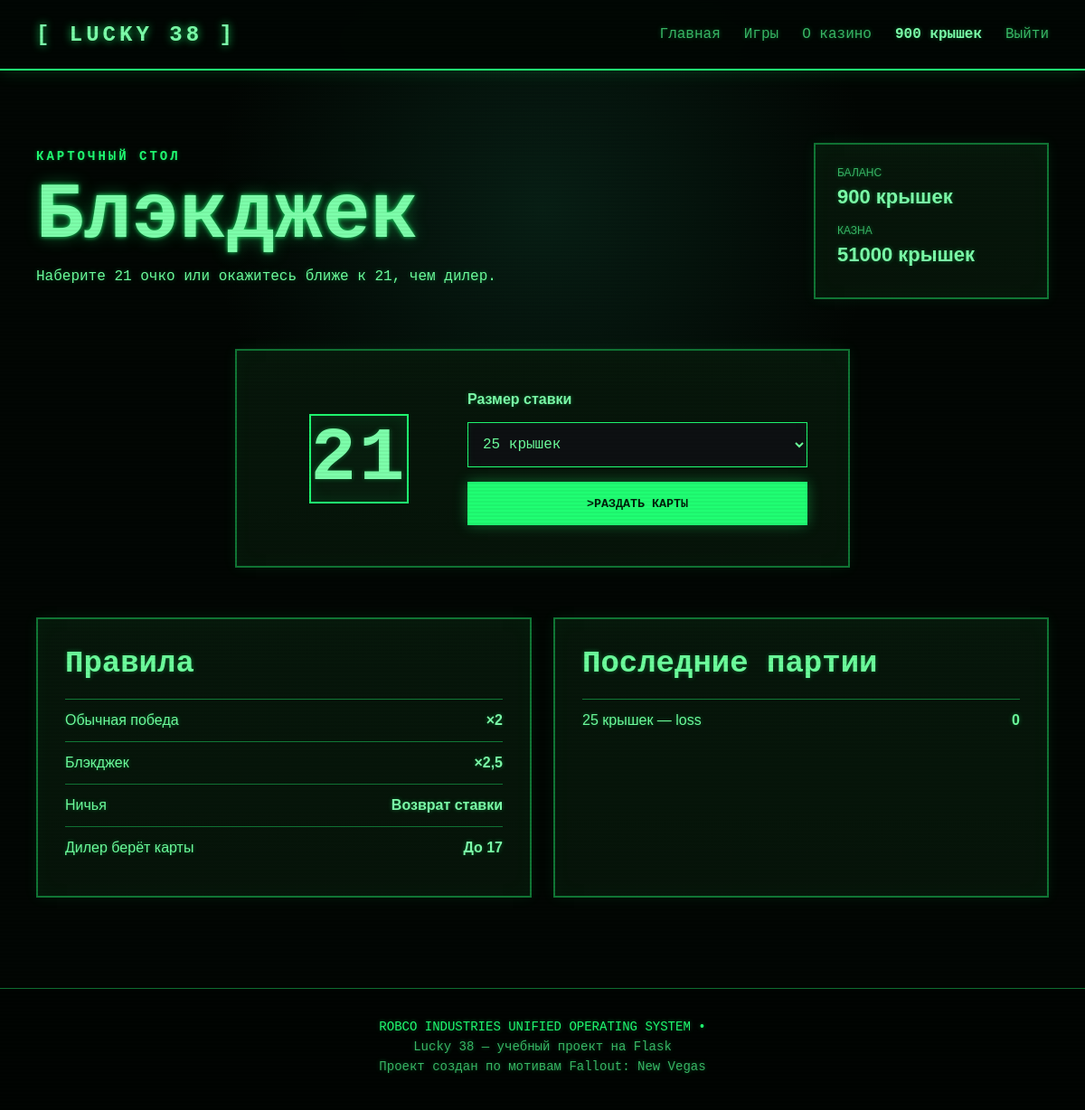
/blackjack (signed in), run on the app's committed database.
### tables this page shows
CREATE TABLE users (
            id INTEGER PRIMARY KEY AUTOINCREMENT,
            username TEXT NOT NULL UNIQUE,
            password_hash TEXT NOT NULL,
            balance INTEGER NOT NULL DEFAULT 1000,
            created_at TIMESTAMP NOT NULL DEFAULT CURRENT_TIMESTAMP
        );

CREATE TABLE casino (
            id INTEGER PRIMARY KEY CHECK (id = 1),
            treasury INTEGER NOT NULL,
            initial_treasury INTEGER NOT NULL
        );

CREATE TABLE game_history (
            id INTEGER PRIMARY KEY AUTOINCREMENT,
            user_id INTEGER NOT NULL,
            game_type TEXT NOT NULL,
            bet INTEGER NOT NULL,
            result TEXT NOT NULL,
            payout INTEGER NOT NULL DEFAULT 0,
            balance_after INTEGER NOT NULL,
            casino_treasury_after INTEGER NOT NULL,
            created_at TIMESTAMP NOT NULL DEFAULT CURRENT_TIMESTAMP,
            FOREIGN KEY (user_id) REFERENCES users (id)
        );

### app.py (the view, shortened to what this page needs)
@app.route("/blackjack", methods=("GET", "POST"))
@login_required
def blackjack():
    game = session.get("blackjack_game")
    last_game = session.pop("blackjack_last", None)
    selected_bet = 25
    game = session.get("blackjack_game")
    recent_games = get_db().execute(
        """
        SELECT bet, result, payout, created_at
        FROM game_history
        WHERE user_id = ? AND game_type = 'blackjack'
        ORDER BY id DESC
        LIMIT 5
        """,
        (g.user["id"],),
    ).fetchall()
    player_cards = [card_parts(card) for card in game["player"]] if game else []
    dealer_cards = [card_parts(card) for card in game["dealer"]] if game else []
    return render_template(
        "blackjack.html",
        bets=ALLOWED_BLACKJACK_BETS,
        selected_bet=selected_bet,
        game=game,
        player_cards=player_cards,
        dealer_cards=dealer_cards,
        player_value=hand_value(game["player"]) if game else None,
        dealer_visible_value=hand_value(game["dealer"][1:]) if game else None,
        last_game=last_game,
        recent_games=recent_games,
    )

### app.py (called while the page is built)
def get_db():
    if "db" not in g:
        DATABASE.parent.mkdir(exist_ok=True)
        g.db = sqlite3.connect(DATABASE)
        g.db.row_factory = sqlite3.Row
    return g.db

def login_required(view):
    @wraps(view)
    def wrapped_view(**kwargs):
        if g.user is None:
            flash("Сначала войдите в аккаунт.", "error")
            return redirect(url_for("login"))
        return view(**kwargs)
    return wrapped_view

@app.before_request
def load_logged_in_user():
    user_id = session.get("user_id")
    if user_id is None:
        g.user = None
    else:
        g.user = get_db().execute(
            "SELECT id, username, balance, created_at FROM users WHERE id = ?",
            (user_id,),
        ).fetchone()

@app.context_processor
def inject_casino_data():
    casino = get_db().execute(
        "SELECT treasury, initial_treasury FROM casino WHERE id = 1"
    ).fetchone()
    return {"casino": casino}

### templates/blackjack.html (shortened to what this page needs)
{% extends "base.html" %}
{% block content %}
<section class="game-page blackjack-section">
    <div class="container">
        <div class="game-page-heading">
            <div>
                <p class="section-label">Карточный стол</p>
                <h1>Блэкджек</h1>
                <p>Наберите 21 очко или окажитесь ближе к 21, чем дилер.</p>
            </div>
            <div class="game-balance-panel">
                <span>Баланс</span><strong>{{ g.user['balance'] }} крышек</strong>
                <span>Казна</span><strong>{{ casino['treasury'] }} крышек</strong>
            </div>
        </div>
        {% if last_game %}
            <div class="blackjack-result blackjack-result-{{ last_game.result }}">
                <h2>{{ last_game.message }}</h2>
                <p>Выплата: <strong>{{ last_game.payout }} крышек</strong></p>
            </div>
            <div class="blackjack-table finished-table">
                <div class="hand-area">
                    <h3>Дилер — {{ last_game.dealer_value }}</h3>
                    <div class="card-row">
                        {% for card in last_game.dealer_cards %}
                            <div class="playing-card {% if card.red %}red-card{% endif %}"><b>{{ card.rank }}</b><span>{{ card.suit }}</span></div>
                        {% endfor %}
                    </div>
                </div>
                <div class="table-emblem">LUCKY<br>38</div>
                <div class="hand-area">
                    <h3>Игрок — {{ last_game.player_value }}</h3>
                    <div class="card-row">
                        {% for card in last_game.player_cards %}
                            <div class="playing-card {% if card.red %}red-card{% endif %}"><b>{{ card.rank }}</b><span>{{ card.suit }}</span></div>
                        {% endfor %}
                    </div>
                </div>
            </div>
            <form method="post" class="blackjack-start-form blackjack-replay-form">
                <label for="repeat-bet">Следующая ставка</label>
                <select name="bet" id="repeat-bet">
                    {% for bet in bets %}
                        <option value="{{ bet }}" {% if bet == last_game.bet %}selected{% endif %}>{{ bet }} крышек</option>
                    {% endfor %}
                </select>
                <button class="button button-primary" name="action" value="start"
                        {% if casino['treasury'] <= 0 or g.user['balance'] < bets[0] %}disabled{% endif %}>
                    Играть ещё
                </button>
            </form>
        {% else %}
            <div class="blackjack-start-card">
                <div class="table-emblem large-emblem">21</div>
                <form method="post" class="blackjack-start-form">
                    <label for="bet">Размер ставки</label>
                    <select name="bet" id="bet">
                        {% for bet in bets %}<option value="{{ bet }}" {% if bet == selected_bet %}selected{% endif %}>{{ bet }} крышек</option>{% endfor %}
                    </select>
                    <button class="button button-primary" name="action" value="start" {% if casino['treasury'] <= 0 %}disabled{% endif %}>Раздать карты</button>
                </form>
            </div>
        {% endif %}
        <div class="slots-info-grid">
            <article class="payout-card">
                <h2>Правила</h2>
                <div class="payout-row"><span>Обычная победа</span><strong>×2</strong></div>
                <div class="payout-row"><span>Блэкджек</span><strong>×2,5</strong></div>
                <div class="payout-row"><span>Ничья</span><strong>Возврат ставки</strong></div>
                <div class="payout-row"><span>Дилер берёт карты</span><strong>До 17</strong></div>
            </article>
            <article class="history-card">
                <h2>Последние партии</h2>
                {% for item in recent_games %}
                    <div class="history-row"><span>{{ item.bet }} крышек — {{ item.result }}</span><strong class="{% if item.payout > item.bet %}history-win{% endif %}">{{ item.payout }}</strong></div>
                {% else %}<p class="empty-history">Пока партий нет.</p>{% endfor %}
            </article>
        </div>
    </div>
</section>
{% endblock %}

### templates/base.html (shortened to what this page needs)
<!DOCTYPE html>
<html lang="ru">
<head>
    <link rel="stylesheet" href="{{ url_for('static', filename='css/style.css') }}">
</head>
<body>
    <header class="header">
        <div class="container header-inner">
            <a class="logo" href="{{ url_for('index') }}">LUCKY 38</a>
            <nav class="navigation">
                <a href="{{ url_for('index') }}">Главная</a>
                <a href="{{ url_for('index') }}#games">Игры</a>
                <a href="{{ url_for('index') }}#about">О казино</a>
                {% if g.user %}
                    <a class="balance-link" href="{{ url_for('profile') }}">
                        {{ g.user['balance'] }} крышек
                    </a>
                    <a href="{{ url_for('logout') }}">Выйти</a>
                {% else %}
                    <a href="{{ url_for('login') }}">Войти</a>
                    <a class="nav-button" href="{{ url_for('register') }}">Регистрация</a>
                {% endif %}
            </nav>
        </div>
    </header>
    <main>
        {% block content %}{% endblock %}
    </main>
    <footer class="footer">
        <div class="container">
            <p>Lucky 38 — учебный проект на Flask</p>
            <p>Проект создан по мотивам Fallout: New Vegas</p>
        </div>
    </footer>
</body>
</html>

### data on the page
users: user.balance "900"
casino: treasury "51000"
game_history: bet "25", result "loss", payout "0"

### other printed values
form field bet "25 крышек"
